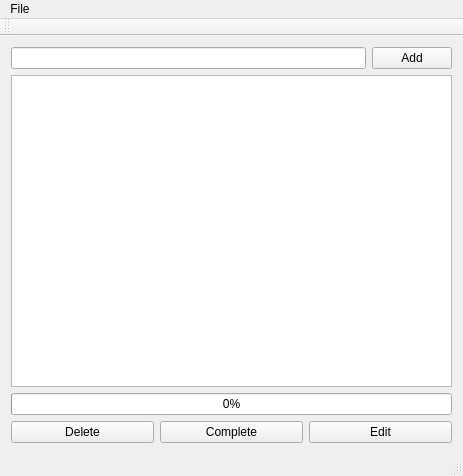
<?xml version="1.0" encoding="UTF-8"?>
<ui version="4.0">
 <class>MainWindow</class>
 <widget class="QMainWindow" name="MainWindow">
  <property name="geometry">
   <rect>
    <x>0</x>
    <y>0</y>
    <width>463</width>
    <height>476</height>
   </rect>
  </property>
  <property name="windowTitle">
   <string>MainWindow</string>
  </property>
  <widget class="QWidget" name="centralWidget">
   <layout class="QVBoxLayout" name="verticalLayout">
    <item>
     <layout class="QHBoxLayout" name="horizontalLayout_2">
      <item>
       <widget class="QLineEdit" name="lEditTarea"/>
      </item>
      <item>
       <widget class="QPushButton" name="pButtonAdd">
        <property name="text">
         <string>Add</string>
        </property>
       </widget>
      </item>
     </layout>
    </item>
    <item>
     <layout class="QHBoxLayout" name="horizontalLayout">
      <item>
       <widget class="QListWidget" name="lWidgetTareas"/>
      </item>
     </layout>
    </item>
    <item>
     <layout class="QHBoxLayout" name="horizontalLayout_3">
      <item>
       <widget class="QProgressBar" name="pBarProgress">
        <property name="value">
         <number>0</number>
        </property>
       </widget>
      </item>
     </layout>
    </item>
    <item>
     <layout class="QHBoxLayout" name="horizontalLayout_4">
      <item>
       <widget class="QPushButton" name="pButtonDelete">
        <property name="text">
         <string>Delete</string>
        </property>
       </widget>
      </item>
      <item>
       <widget class="QPushButton" name="pButtonComplete">
        <property name="text">
         <string>Complete</string>
        </property>
       </widget>
      </item>
      <item>
       <widget class="QPushButton" name="pButtonEdit">
        <property name="text">
         <string>Edit</string>
        </property>
       </widget>
      </item>
     </layout>
    </item>
   </layout>
  </widget>
  <widget class="QMenuBar" name="menuBar">
   <property name="geometry">
    <rect>
     <x>0</x>
     <y>0</y>
     <width>463</width>
     <height>21</height>
    </rect>
   </property>
   <widget class="QMenu" name="menuQuit">
    <property name="title">
     <string>File</string>
    </property>
    <addaction name="actionQuit"/>
   </widget>
   <addaction name="menuQuit"/>
  </widget>
  <widget class="QToolBar" name="mainToolBar">
   <attribute name="toolBarArea">
    <enum>TopToolBarArea</enum>
   </attribute>
   <attribute name="toolBarBreak">
    <bool>false</bool>
   </attribute>
  </widget>
  <widget class="QStatusBar" name="statusBar"/>
  <action name="actionQuit">
   <property name="text">
    <string>Quit</string>
   </property>
  </action>
 </widget>
 <layoutdefault spacing="6" margin="11"/>
 <tabstops>
  <tabstop>lEditTarea</tabstop>
  <tabstop>pButtonAdd</tabstop>
  <tabstop>lWidgetTareas</tabstop>
  <tabstop>pButtonDelete</tabstop>
  <tabstop>pButtonComplete</tabstop>
  <tabstop>pButtonEdit</tabstop>
 </tabstops>
 <resources/>
 <connections/>
</ui>
